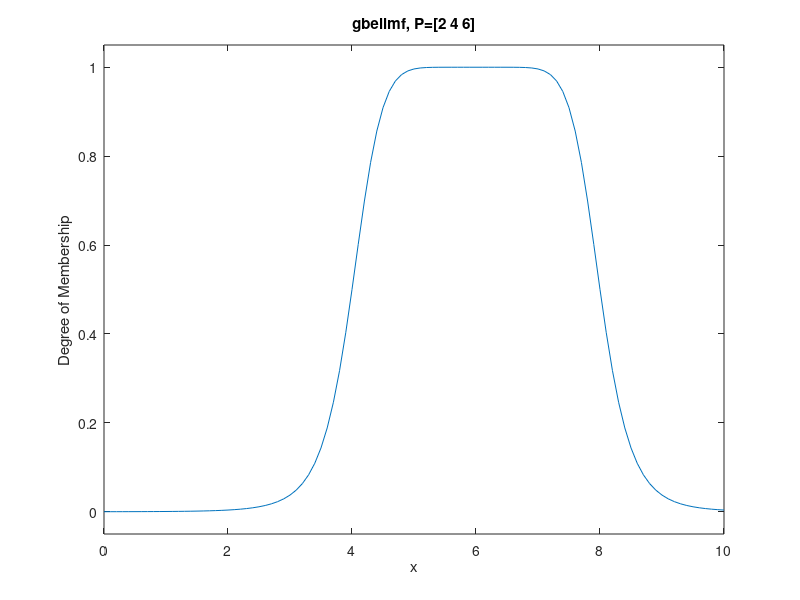

Recreate this plot in MATLAB.
x = 0:0.1:10;
y = gbellmf(x,[2 4 6]); % Узагальнений дзвін

plot(x,y)
title('gbellmf, P=[2 4 6]')
xlabel('x')
ylabel('Degree of Membership')
ylim([-0.05 1.05])